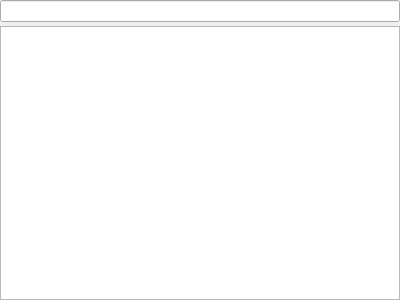
<?xml version="1.0" encoding="UTF-8"?>
<ui version="4.0">
 <class>Frame</class>
 <widget class="QFrame" name="Frame">
  <property name="geometry">
   <rect>
    <x>0</x>
    <y>0</y>
    <width>400</width>
    <height>300</height>
   </rect>
  </property>
  <property name="windowTitle">
   <string>Frame</string>
  </property>
  <layout class="QVBoxLayout" name="verticalLayout">
   <property name="spacing">
    <number>4</number>
   </property>
   <property name="leftMargin">
    <number>0</number>
   </property>
   <property name="topMargin">
    <number>0</number>
   </property>
   <property name="rightMargin">
    <number>0</number>
   </property>
   <property name="bottomMargin">
    <number>0</number>
   </property>
   <item>
    <layout class="QHBoxLayout" name="horizontalLayout">
     <property name="spacing">
      <number>4</number>
     </property>
     <item>
      <widget class="QLineEdit" name="lineEdit"/>
     </item>
    </layout>
   </item>
   <item>
    <widget class="QParameterTreeView" name="treeView"/>
   </item>
  </layout>
 </widget>
 <customwidgets>
  <customwidget>
   <class>QParameterTreeView</class>
   <extends>QTreeView</extends>
   <header>api.data.parameter_search</header>
  </customwidget>
 </customwidgets>
 <resources/>
 <connections/>
</ui>
